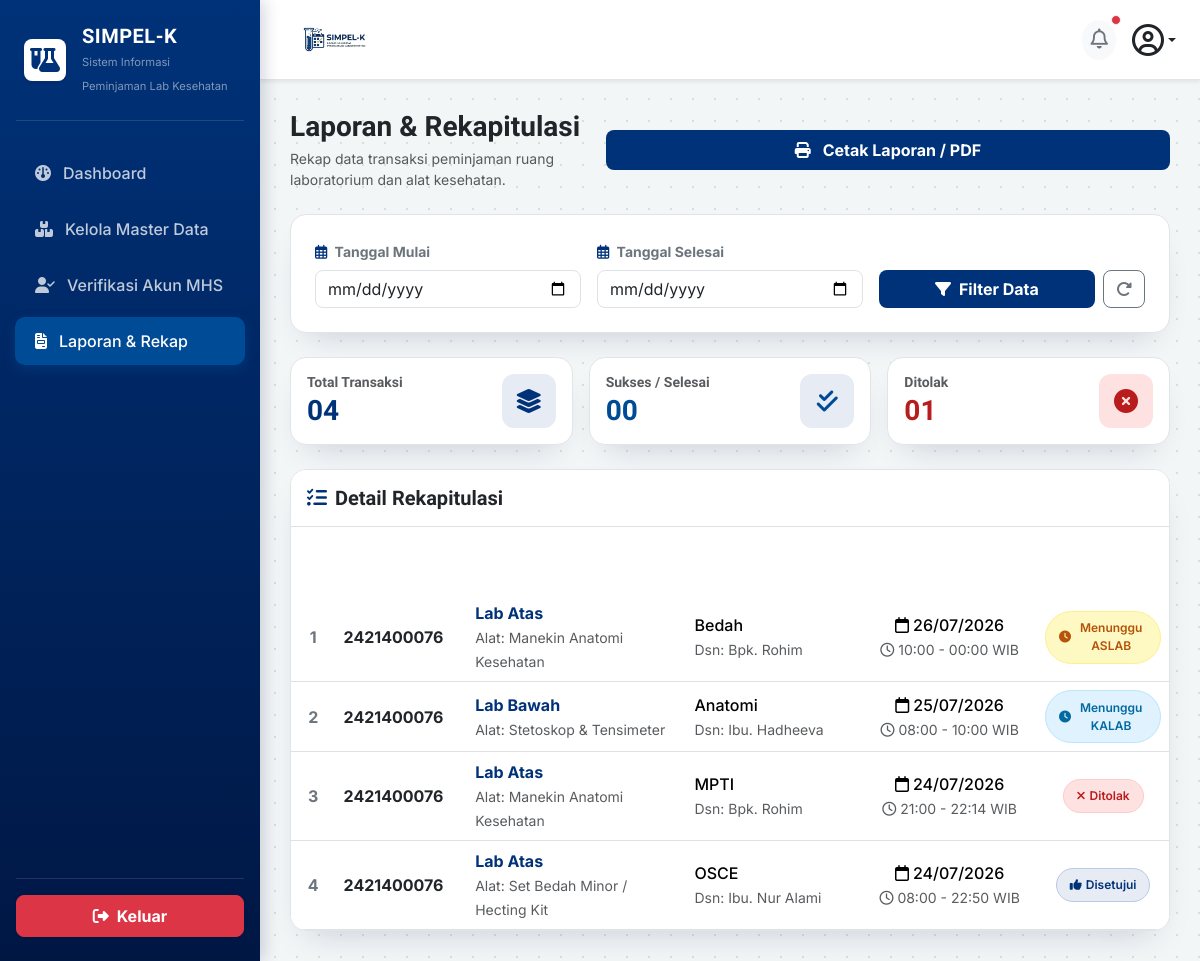
/aslab/laporan/ (signed in), run on an earlier commit of the app's database.
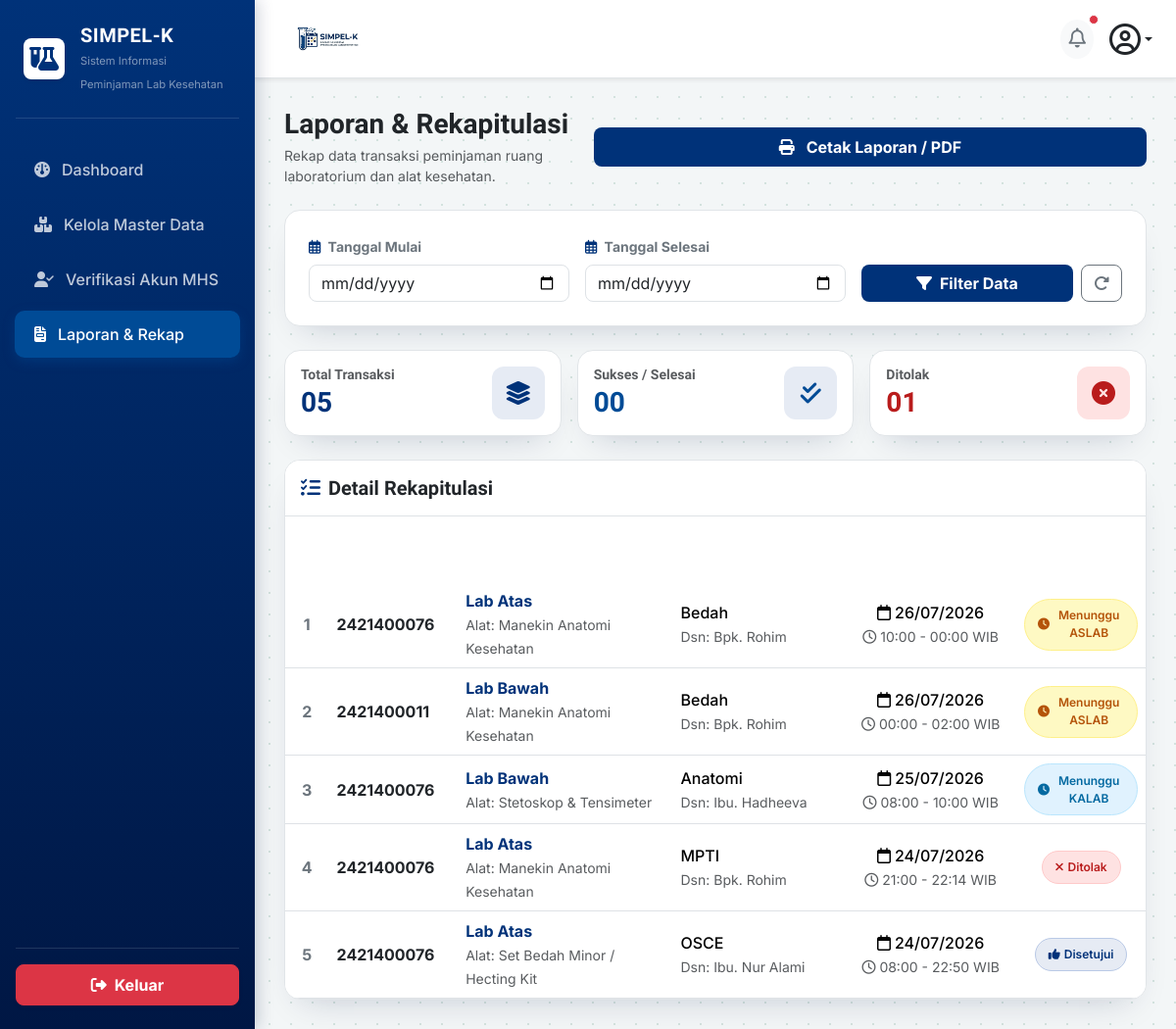
And on a later commit of the database.
### core_auth/models.py (models this page shows, shortened)
class Peminjaman(models.Model):
    STATUS_CHOICES = [
        ('pending', 'Menunggu Validasi ASLAB'),
        ('verified', 'Menunggu Persetujuan KALAB'),
        ('disetujui', 'Disetujui / Jadwal Dikunci'),
        ('ditolak', 'Ditolak'),
        ('selesai', 'Selesai / Sudah Dikembalikan'),
    ]
    mahasiswa = models.ForeignKey(settings.AUTH_USER_MODEL, on_delete=models.CASCADE, related_name='peminjaman_mahasiswa')
    ruang_lab = models.ForeignKey(RuangLab, on_delete=models.CASCADE)
    alat_bahan = models.ForeignKey(AlatBahan, on_delete=models.PROTECT)
    keperluan = models.TextField()
    nama_dosen = models.CharField(max_length=100)
    mata_kuliah = models.CharField(max_length=100)
    tanggal_pinjam = models.DateField()
    wkt_mulai = models.TimeField()
    wkt_akhir = models.TimeField()
    status = models.CharField(max_length=20, choices=STATUS_CHOICES, default='pending')
    di_validasi_oleh = models.ForeignKey(
        settings.AUTH_USER_MODEL,
        on_delete=models.SET_NULL,
        blank=True,
        null=True,
        related_name='aslab_verifikator'
    )
    tgl_pengajuan = models.DateTimeField(auto_now_add=True)
    catatan_tolak = models.TextField(blank=True, null=True)

class User(AbstractUser):
    ROLE_CHOICES = [
        ('mahasiswa', 'Mahasiswa/PJMK'),
        ('aslab', 'Asisten Laboratorium'),
        ('kaleb', 'Kepala Laboratorium'),
    ]
    role = models.CharField(max_length=20, choices=ROLE_CHOICES, default='mahasiswa')
    nim = models.CharField(max_length=20, blank=True, null=True, unique=True)
    prodi = models.CharField(max_length=50, blank=True, null=True)
    no_hp = models.CharField(max_length=15, blank=True, null=True)

class RuangLab(models.Model):
    nama_ruang = models.CharField(max_length=100)
    kapasitas = models.IntegerField()
    deskripsi = models.TextField(blank=True, null=True)

class AlatBahan(models.Model):
    nama_alat = models.CharField(max_length=100)
    stok_tersedia = models.IntegerField(default=0)
    satuan = models.CharField(max_length=20, default='Pcs')

### aslab/views.py (the view)
# urls.py: path('laporan/', views.laporan_peminjaman, name='laporan'),
@login_required(login_url='core_auth:login')
def laporan_peminjaman(request):
    redirect_target = cekk_role_aslab(request.user)
    if redirect_target:
        messages.error(request, "Anda tidak memiliki hak akses ke Halaman Laporan!")
        return redirect(redirect_target)
    tgl_mulai = request.GET.get('tgl_mulai')
    tgl_selesai = request.GET.get('tgl_selesai')
    laporan_list = Peminjaman.objects.exclude(mahasiswa__username__icontains='aslab').order_by('-tanggal_pinjam')
    if tgl_mulai and tgl_selesai:
        laporan_list = laporan_list.filter(tanggal_pinjam__range=[tgl_mulai, tgl_selesai])
    total_laporan = laporan_list.count()
    total_selesai = laporan_list.filter(status='selesai').count()
    total_ditolak = laporan_list.filter(status='ditolak').count()
    context = {
        'laporan_list': laporan_list,
        'tgl_mulai': tgl_mulai or '',
        'tgl_selesai': tgl_selesai or '',
        'total_laporan': total_laporan,
        'total_selesai': total_selesai,
        'total_ditolak': total_ditolak,
    }
    return render(request, 'aslab/laporan.html', context)

### aslab/views.py (called while the page is built)
def cekk_role_aslab(user):
    username_lower = user.username.lower()
    if 'kalab' in username_lower or user.groups.filter(name__iexact='KALAB').exists() or getattr(user, 'role', '') == 'KALAB':
        return 'kalab:dashboard'
    elif not ('aslab' in username_lower or user.groups.filter(name__iexact='ASLAB').exists() or getattr(user, 'role', '') == 'ASLAB'):
        return 'mahasiswa:dashboard'
    return None

### aslab/templates/aslab/laporan.html (shortened to what the changed rows need)
{% load static %}
<!DOCTYPE html>
<html lang="id">
<head>
    <link href="https://cdn.jsdelivr.net/npm/bootstrap@5.3.2/dist/css/bootstrap.min.css" rel="stylesheet">
    <link rel="stylesheet" href="https://cdnjs.cloudflare.com/ajax/libs/font-awesome/6.4.2/css/all.min.css">
</head>
<body>
    <div class="main-content">
        <div class="row g-3 mb-4 stat-summary-row">
            <div class="col-12 col-sm-4">
                <div class="card card-custom p-3 bg-white">
                    <div class="d-flex align-items-center justify-content-between">
                        <div>
                            <h6 class="text-muted fw-bold mb-1 small">Total Transaksi</h6>
                            <h3 class="fw-bold text-brand mb-0">{{ total_laporan|stringformat:"02d" }}</h3>
                        </div>
                    </div>
                </div>
            </div>
        </div>
        <div class="card card-custom overflow-hidden bg-white">
            <div class="table-responsive">
                <table class="table table-hover align-middle mb-0 table-cetak" style="min-width: 800px;">
                    <thead class="table-custom-header text-center">
                        <tr>
                            <th style="width: 5%;">No</th>
                            <th style="width: 15%;">Mahasiswa / NIM</th>
                            <th style="width: 25%;">Laboratorium & Alat</th>
                            <th style="width: 20%;">Mata Kuliah / Dosen</th>
                            <th style="width: 20%;">Tanggal & Jam</th>
                            <th style="width: 15%;">Status Akhir</th>
                        </tr>
                    </thead>
                    <tbody>
                        {% for item in laporan_list %}
                        <tr>
                            <td class="text-center fw-bold text-secondary">{{ forloop.counter }}</td>
                            <td>
                                <strong class="text-dark">{{ item.mahasiswa.username }}</strong>
                            </td>
                            <td>
                                <strong class="text-brand">{{ item.ruang_lab.nama_ruang }}</strong><br>
                                <small class="text-muted">Alat: {{ item.alat_bahan.nama_alat }}</small>
                            </td>
                            <td>
                                <div class="fw-medium">{{ item.mata_kuliah }}</div>
                                <small class="text-muted">Dsn: {{ item.dosen|default:item.nama_dosen|default:"-" }}</small>
                            </td>
                            <td class="text-center">
                                <div class="fw-medium"><i class="fa-regular fa-calendar me-1"></i>{{ item.tanggal_pinjam|date:"d/m/Y" }}</div>
                                <small class="text-muted"><i class="fa-regular fa-clock me-1"></i>{{ item.wkt_mulai|time:"H:i" }} - {{ item.wkt_akhir|time:"H:i" }} WIB</small>
                            </td>
                            <td class="text-center fw-bold">
                                {% if item.status == 'selesai' %}
                                <span class="badge-status badge-status--done"><i class="fa-solid fa-check-double me-1"></i>Selesai</span>
                                <span class="d-none d-print-inline">Selesai</span>
                                {% elif item.status == 'ditolak' %}
                                <span class="badge-status badge-status--rejected"><i class="fa-solid fa-xmark me-1"></i>Ditolak</span>
                                {% elif item.status == 'pending' %}
                                <span class="badge-status badge-status--wait-aslab"><i class="fa-solid fa-clock me-1"></i>Menunggu ASLAB</span>
                                {% elif item.status == 'verified' %}
                                <span class="badge-status badge-status--wait-kalab"><i class="fa-solid fa-clock me-1"></i>Menunggu KALAB</span>
                                {% elif item.status == 'disetujui' %}
                                <span class="badge-status badge-status--approved"><i class="fa-solid fa-thumbs-up me-1"></i>Disetujui</span>
                                {% elif item.status == 'pengembalian_diajukan' %}
                                <span class="badge-status badge-status--return"><i class="fa-solid fa-box me-1"></i>Proses Pengembalian</span>
                                <span class="d-none d-print-inline">Proses Pengembalian</span>
                                {% else %}
                                <span class="badge-status badge-status--other">{{ item.status }}</span>
                                <span class="d-none d-print-inline">{{ item.status }}</span>
                                {% endif %}
                            </td>
                        </tr>
                        {% endfor %}
                    </tbody>
                </table>
            </div>
        </div>
    </div>
</body>
</html>

What changed in the data, as far as the page shows it:
added Peminjaman: mahasiswa.username "2421400011", ruang_lab.nama_ruang "Lab Bawah", alat_bahan.nama_alat "Manekin Anatomi Kesehatan", mata_kuliah "Bedah", dosen "Bpk. Rohim", tanggal_pinjam "26/07/2026", wkt_mulai "00:00", wkt_akhir "02:00", status "pending" (drawn)
Also different on the page:
{{ total_laporan|stringformat:"02d" }}: "04" → "05"
